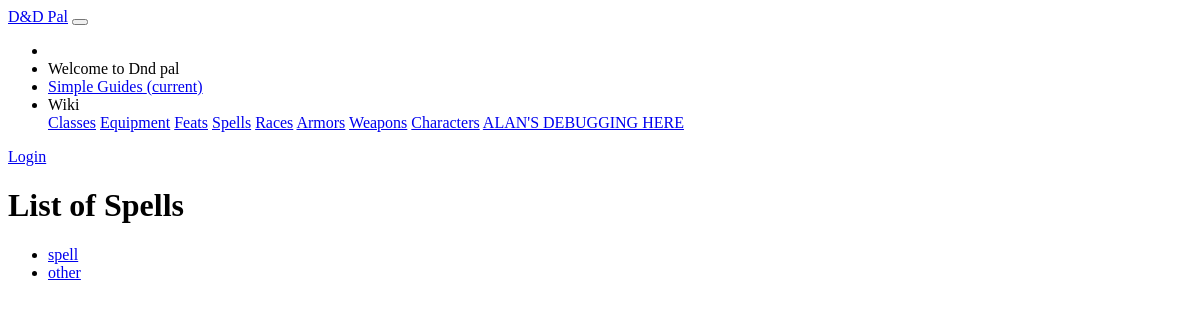
/dndpal/spells/, run on an earlier commit of the app's database.
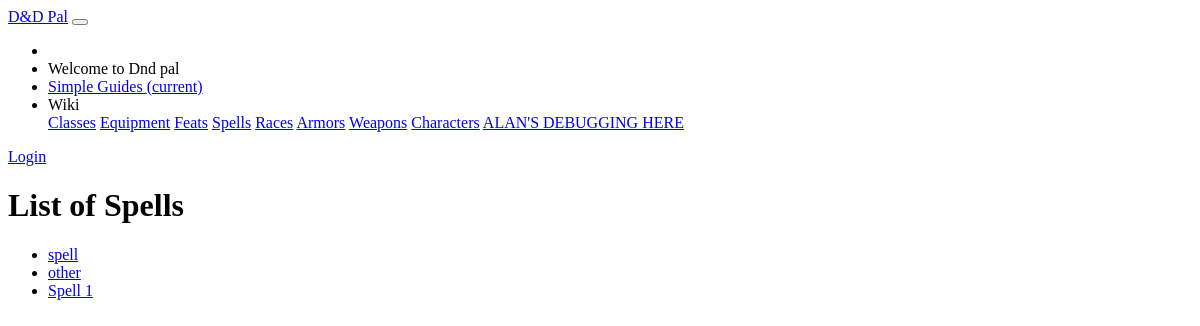
And on a later commit of the database.
### dndpal/models.py (models this page shows)
class Spell(models.Model):
    name = models.CharField(default = '', primary_key = True, max_length = 100, help_text = "Enter the name of the spell")
    spell_level = models.SmallIntegerField(default= 0, null=True, help_text="Enter the spell level of this spell")
    cast_time = models.CharField(default = "", max_length = 10000, help_text = "Enter the action it takes to cast the spell.")
    duration = models.CharField(default = "", max_length = 10000, help_text = "Enter the duration of the spell in rounds.")
    range = models.CharField(default = "", max_length = 10000, help_text = "Enter the range of the spell in feet. If the range is a touch, enter the value: Touch")
    area_effected = models.CharField(default = "", max_length = 10000, blank=True, help_text = "If the spell affects an area, enter the area affected by the spell (in feet).")
    materials = models.CharField(default = "", max_length = 10000, blank=True, help_text = "If the Spell has material components, enter the materials separated with commas.")
    components = models.CharField(default = "", max_length = 10000, help_text = "Enter the spell components of this spell")
    SCHOOL_CHOICES = (
        ('ab', 'Abjuration'),
        ('co', 'Conjuration'),
        ('di', 'Divination'),
        ('en', 'Enchantment'),
        ('ev', 'Evocation'),
        ('il', 'Illusion'),
        ('ne', 'Necromancy'),
        ('tr', 'Transmutation'),
        ('un', 'Universal')
    )
    school = models.CharField(max_length = 2, choices = SCHOOL_CHOICES, default = 'ab')
    description = models.CharField(default = "", max_length = 10000, help_text = "Enter the spell description")
    def get_absolute_url(self):
        return reverse('spell-detail', args=[str(self.name)])

### dndpal/views.py (the view)
# urls.py: path('spells/', views.SpellListView.as_view(), name='spells'),
class SpellListView(generic.ListView):
    model = Spell

### dndpal/templates/dndpal/spell_list.html
{% extends "base_generic.html" %}
{% block content %}
<main role="main" class="container">
    <div class="container card p-5" style="margin-top:10px;">
        <h1>List of Spells</h1>
        {% if spell_list %}
        <ul>
            {% for spell in spell_list %}
            <li>
                <a href="{{ spell.get_absolute_url }}">{{ spell.name }}</a>
            </li>
            {% endfor %}
        </ul>
        {% else %}
        <p>There are no spells in the wiki.</p>
        {% endif %}
    </div>
</main>
{% endblock %}

What changed in the data, as far as the page shows it:
added Spell: name "Spell 1"
